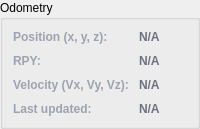
                                                <widget class="QGroupBox" name="odom_group">
                                                    <property name="title">
                                                        <string>Odometry</string>
                                                    </property>
                                                    <layout class="QGridLayout" name="gridLayout_8" columnstretch="0,1">
                                                        <property name="leftMargin">
                                                            <number>10</number>
                                                        </property>
                                                        <property name="topMargin">
                                                            <number>10</number>
                                                        </property>
                                                        <property name="rightMargin">
                                                            <number>10</number>
                                                        </property>
                                                        <property name="bottomMargin">
                                                            <number>10</number>
                                                        </property>
                                                        <property name="spacing">
                                                            <number>10</number>
                                                        </property>
                                                        <item row="0" column="1">
                                                            <widget class="QLabel" name="odom_pos_label">
                                                                <property name="styleSheet">
                                                                    <string notr="true">color:
                                                                        #6b7280; font-weight: 700;</string>
                                                                </property>
                                                                <property name="text">
                                                                    <string>N/A</string>
                                                                </property>
                                                            </widget>
                                                        </item>
                                                        <item row="2" column="1">
                                                            <widget class="QLabel" name="odom_vel_label">
                                                                <property name="styleSheet">
                                                                    <string notr="true">color:
                                                                        #6b7280; font-weight: 700;</string>
                                                                </property>
                                                                <property name="text">
                                                                    <string>N/A</string>
                                                                </property>
                                                            </widget>
                                                        </item>
                                                        <item row="3" column="1">
                                                            <widget class="QLabel" name="odom_time_label">
                                                                <property name="styleSheet">
                                                                    <string notr="true">color:
                                                                        #6b7280; font-weight: 700;</string>
                                                                </property>
                                                                <property name="text">
                                                                    <string>N/A</string>
                                                                </property>
                                                            </widget>
                                                        </item>
                                                        <item row="1" column="0">
                                                            <widget class="QLabel" name="odom_yaw_static_label">
                                                                <property name="styleSheet">
                                                                    <string notr="true">color:
                                                                        #9ca3af; font-weight: 600;</string>
                                                                </property>
                                                                <property name="text">
                                                                    <string>RPY:</string>
                                                                </property>
                                                            </widget>
                                                        </item>
                                                        <item row="1" column="1">
                                                            <widget class="QLabel" name="odom_yaw_label">
                                                                <property name="styleSheet">
                                                                    <string notr="true">color:
                                                                        #6b7280; font-weight: 700;</string>
                                                                </property>
                                                                <property name="text">
                                                                    <string>N/A</string>
                                                                </property>
                                                            </widget>
                                                        </item>
                                                        <item row="3" column="0">
                                                            <widget class="QLabel" name="odom_time_static_label">
                                                                <property name="styleSheet">
                                                                    <string notr="true">color:
                                                                        #9ca3af; font-weight: 600;</string>
                                                                </property>
                                                                <property name="text">
                                                                    <string>Last updated:</string>
                                                                </property>
                                                            </widget>
                                                        </item>
                                                        <item row="2" column="0">
                                                            <widget class="QLabel" name="odom_vel_static_label">
                                                                <property name="styleSheet">
                                                                    <string notr="true">color:
                                                                        #9ca3af; font-weight: 600;</string>
                                                                </property>
                                                                <property name="text">
                                                                    <string>Velocity (Vx, Vy, Vz):</string>
                                                                </property>
                                                            </widget>
                                                        </item>
                                                        <item row="0" column="0">
                                                            <widget class="QLabel" name="odom_pos_static_label">
                                                                <property name="styleSheet">
                                                                    <string notr="true">color:
                                                                        #9ca3af; font-weight: 600;</string>
                                                                </property>
                                                                <property name="text">
                                                                    <string>Position (x, y, z):</string>
                                                                </property>
                                                            </widget>
                                                        </item>
                                                    </layout>
                                                </widget>
